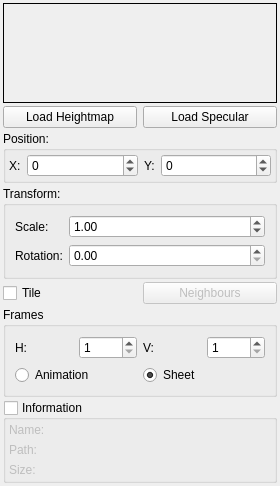
<?xml version="1.0" encoding="UTF-8"?>
<ui version="4.0">
 <class>SpritePropertiesDock</class>
 <widget class="QWidget" name="SpritePropertiesDock">
  <property name="geometry">
   <rect>
    <x>0</x>
    <y>0</y>
    <width>280</width>
    <height>618</height>
   </rect>
  </property>
  <property name="sizePolicy">
   <sizepolicy hsizetype="Preferred" vsizetype="Maximum">
    <horstretch>0</horstretch>
    <verstretch>0</verstretch>
   </sizepolicy>
  </property>
  <property name="windowTitle">
   <string>Form</string>
  </property>
  <layout class="QGridLayout" name="gridLayout_3">
   <property name="sizeConstraint">
    <enum>QLayout::SetMinAndMaxSize</enum>
   </property>
   <property name="leftMargin">
    <number>3</number>
   </property>
   <property name="topMargin">
    <number>3</number>
   </property>
   <property name="rightMargin">
    <number>3</number>
   </property>
   <property name="bottomMargin">
    <number>3</number>
   </property>
   <property name="verticalSpacing">
    <number>3</number>
   </property>
   <item row="4" column="1">
    <widget class="QPushButton" name="neighboursButton">
     <property name="enabled">
      <bool>false</bool>
     </property>
     <property name="text">
      <string>Neighbours</string>
     </property>
    </widget>
   </item>
   <item row="3" column="0" colspan="2">
    <widget class="QGroupBox" name="groupBox_2">
     <property name="sizePolicy">
      <sizepolicy hsizetype="Preferred" vsizetype="Maximum">
       <horstretch>0</horstretch>
       <verstretch>0</verstretch>
      </sizepolicy>
     </property>
     <property name="title">
      <string>Transform:</string>
     </property>
     <layout class="QGridLayout" name="gridLayout">
      <item row="0" column="0">
       <widget class="QLabel" name="label">
        <property name="text">
         <string>Scale:</string>
        </property>
       </widget>
      </item>
      <item row="0" column="1">
       <widget class="QDoubleSpinBox" name="scaleSpinBox">
        <property name="singleStep">
         <double>0.200000000000000</double>
        </property>
        <property name="value">
         <double>1.000000000000000</double>
        </property>
       </widget>
      </item>
      <item row="1" column="0">
       <widget class="QLabel" name="label_2">
        <property name="sizePolicy">
         <sizepolicy hsizetype="Maximum" vsizetype="Preferred">
          <horstretch>0</horstretch>
          <verstretch>0</verstretch>
         </sizepolicy>
        </property>
        <property name="text">
         <string>Rotation:</string>
        </property>
       </widget>
      </item>
      <item row="1" column="1">
       <widget class="QDoubleSpinBox" name="rotationSpinBox">
        <property name="maximum">
         <double>360.000000000000000</double>
        </property>
       </widget>
      </item>
     </layout>
    </widget>
   </item>
   <item row="6" column="0" colspan="2">
    <widget class="QGroupBox" name="infoGroupBox">
     <property name="sizePolicy">
      <sizepolicy hsizetype="Minimum" vsizetype="Maximum">
       <horstretch>0</horstretch>
       <verstretch>0</verstretch>
      </sizepolicy>
     </property>
     <property name="title">
      <string>Information</string>
     </property>
     <property name="checkable">
      <bool>true</bool>
     </property>
     <property name="checked">
      <bool>false</bool>
     </property>
     <layout class="QVBoxLayout" name="verticalLayout">
      <property name="spacing">
       <number>6</number>
      </property>
      <property name="leftMargin">
       <number>3</number>
      </property>
      <property name="topMargin">
       <number>3</number>
      </property>
      <property name="rightMargin">
       <number>3</number>
      </property>
      <property name="bottomMargin">
       <number>3</number>
      </property>
      <item>
       <widget class="QLabel" name="infoName">
        <property name="sizePolicy">
         <sizepolicy hsizetype="Preferred" vsizetype="Maximum">
          <horstretch>0</horstretch>
          <verstretch>0</verstretch>
         </sizepolicy>
        </property>
        <property name="text">
         <string>Name:</string>
        </property>
        <property name="wordWrap">
         <bool>true</bool>
        </property>
        <property name="textInteractionFlags">
         <set>Qt::LinksAccessibleByMouse|Qt::TextSelectableByMouse</set>
        </property>
       </widget>
      </item>
      <item>
       <widget class="QLabel" name="infoPath">
        <property name="sizePolicy">
         <sizepolicy hsizetype="Preferred" vsizetype="Minimum">
          <horstretch>0</horstretch>
          <verstretch>0</verstretch>
         </sizepolicy>
        </property>
        <property name="text">
         <string>Path:</string>
        </property>
        <property name="wordWrap">
         <bool>true</bool>
        </property>
        <property name="textInteractionFlags">
         <set>Qt::LinksAccessibleByMouse|Qt::TextSelectableByMouse</set>
        </property>
       </widget>
      </item>
      <item>
       <widget class="QLabel" name="infoSize">
        <property name="text">
         <string>Size:</string>
        </property>
        <property name="wordWrap">
         <bool>true</bool>
        </property>
        <property name="textInteractionFlags">
         <set>Qt::LinksAccessibleByMouse|Qt::TextSelectableByMouse</set>
        </property>
       </widget>
      </item>
     </layout>
    </widget>
   </item>
   <item row="1" column="1">
    <widget class="QPushButton" name="specularButton">
     <property name="text">
      <string>Load Specular</string>
     </property>
    </widget>
   </item>
   <item row="4" column="0">
    <widget class="QCheckBox" name="tileCheckBox">
     <property name="text">
      <string>Tile</string>
     </property>
    </widget>
   </item>
   <item row="1" column="0">
    <widget class="QPushButton" name="heightmapButton">
     <property name="text">
      <string>Load Heightmap</string>
     </property>
    </widget>
   </item>
   <item row="2" column="0" colspan="2">
    <widget class="QGroupBox" name="groupBox">
     <property name="sizePolicy">
      <sizepolicy hsizetype="Preferred" vsizetype="Maximum">
       <horstretch>0</horstretch>
       <verstretch>0</verstretch>
      </sizepolicy>
     </property>
     <property name="title">
      <string>Position:</string>
     </property>
     <layout class="QHBoxLayout" name="horizontalLayout">
      <property name="spacing">
       <number>6</number>
      </property>
      <property name="leftMargin">
       <number>3</number>
      </property>
      <property name="topMargin">
       <number>3</number>
      </property>
      <property name="rightMargin">
       <number>3</number>
      </property>
      <property name="bottomMargin">
       <number>3</number>
      </property>
      <item>
       <widget class="QLabel" name="label_3">
        <property name="sizePolicy">
         <sizepolicy hsizetype="Maximum" vsizetype="Preferred">
          <horstretch>0</horstretch>
          <verstretch>0</verstretch>
         </sizepolicy>
        </property>
        <property name="text">
         <string>X:</string>
        </property>
       </widget>
      </item>
      <item>
       <widget class="QSpinBox" name="xPositionSpinBox">
        <property name="minimum">
         <number>-99999</number>
        </property>
        <property name="maximum">
         <number>99999</number>
        </property>
       </widget>
      </item>
      <item>
       <widget class="QLabel" name="label_5">
        <property name="sizePolicy">
         <sizepolicy hsizetype="Maximum" vsizetype="Preferred">
          <horstretch>0</horstretch>
          <verstretch>0</verstretch>
         </sizepolicy>
        </property>
        <property name="text">
         <string>Y:</string>
        </property>
       </widget>
      </item>
      <item>
       <widget class="QSpinBox" name="yPositionSpinBox">
        <property name="minimum">
         <number>-99999</number>
        </property>
        <property name="maximum">
         <number>99999</number>
        </property>
       </widget>
      </item>
     </layout>
    </widget>
   </item>
   <item row="0" column="0" colspan="2">
    <widget class="QLabel" name="textureLabel">
     <property name="sizePolicy">
      <sizepolicy hsizetype="Minimum" vsizetype="Maximum">
       <horstretch>0</horstretch>
       <verstretch>0</verstretch>
      </sizepolicy>
     </property>
     <property name="minimumSize">
      <size>
       <width>100</width>
       <height>100</height>
      </size>
     </property>
     <property name="maximumSize">
      <size>
       <width>16777215</width>
       <height>100</height>
      </size>
     </property>
     <property name="autoFillBackground">
      <bool>false</bool>
     </property>
     <property name="styleSheet">
      <string notr="true">QLabel {
	border: 1px solid black
}</string>
     </property>
     <property name="text">
      <string/>
     </property>
     <property name="alignment">
      <set>Qt::AlignCenter</set>
     </property>
    </widget>
   </item>
   <item row="5" column="0" colspan="2">
    <widget class="QGroupBox" name="groupBox_3">
     <property name="sizePolicy">
      <sizepolicy hsizetype="Preferred" vsizetype="Maximum">
       <horstretch>0</horstretch>
       <verstretch>0</verstretch>
      </sizepolicy>
     </property>
     <property name="title">
      <string>Frames</string>
     </property>
     <property name="flat">
      <bool>false</bool>
     </property>
     <property name="checkable">
      <bool>false</bool>
     </property>
     <layout class="QGridLayout" name="gridLayout_2">
      <item row="0" column="0">
       <layout class="QHBoxLayout" name="horizontalLayout_2">
        <item>
         <widget class="QLabel" name="framesLabel">
          <property name="text">
           <string>H:</string>
          </property>
         </widget>
        </item>
        <item>
         <widget class="QSpinBox" name="hFramesSpinBox">
          <property name="minimum">
           <number>1</number>
          </property>
         </widget>
        </item>
       </layout>
      </item>
      <item row="0" column="1">
       <layout class="QHBoxLayout" name="horizontalLayout_3">
        <item>
         <widget class="QLabel" name="label_4">
          <property name="text">
           <string>V:</string>
          </property>
         </widget>
        </item>
        <item>
         <widget class="QSpinBox" name="vFramesSpinBox">
          <property name="minimum">
           <number>1</number>
          </property>
         </widget>
        </item>
       </layout>
      </item>
      <item row="1" column="0">
       <widget class="QRadioButton" name="radioButton">
        <property name="text">
         <string>Animation</string>
        </property>
       </widget>
      </item>
      <item row="1" column="1">
       <widget class="QRadioButton" name="radioButton_2">
        <property name="text">
         <string>Sheet</string>
        </property>
        <property name="checked">
         <bool>true</bool>
        </property>
       </widget>
      </item>
     </layout>
    </widget>
   </item>
  </layout>
 </widget>
 <resources/>
 <connections>
  <connection>
   <sender>infoGroupBox</sender>
   <signal>toggled(bool)</signal>
   <receiver>infoName</receiver>
   <slot>setVisible(bool)</slot>
   <hints>
    <hint type="sourcelabel">
     <x>120</x>
     <y>852</y>
    </hint>
    <hint type="destinationlabel">
     <x>120</x>
     <y>839</y>
    </hint>
   </hints>
  </connection>
  <connection>
   <sender>infoGroupBox</sender>
   <signal>toggled(bool)</signal>
   <receiver>infoPath</receiver>
   <slot>setVisible(bool)</slot>
   <hints>
    <hint type="sourcelabel">
     <x>120</x>
     <y>486</y>
    </hint>
    <hint type="destinationlabel">
     <x>120</x>
     <y>496</y>
    </hint>
   </hints>
  </connection>
  <connection>
   <sender>infoGroupBox</sender>
   <signal>toggled(bool)</signal>
   <receiver>infoSize</receiver>
   <slot>setVisible(bool)</slot>
   <hints>
    <hint type="sourcelabel">
     <x>120</x>
     <y>486</y>
    </hint>
    <hint type="destinationlabel">
     <x>120</x>
     <y>519</y>
    </hint>
   </hints>
  </connection>
  <connection>
   <sender>tileCheckBox</sender>
   <signal>toggled(bool)</signal>
   <receiver>neighboursButton</receiver>
   <slot>setEnabled(bool)</slot>
   <hints>
    <hint type="sourcelabel">
     <x>42</x>
     <y>312</y>
    </hint>
    <hint type="destinationlabel">
     <x>128</x>
     <y>312</y>
    </hint>
   </hints>
  </connection>
 </connections>
</ui>
